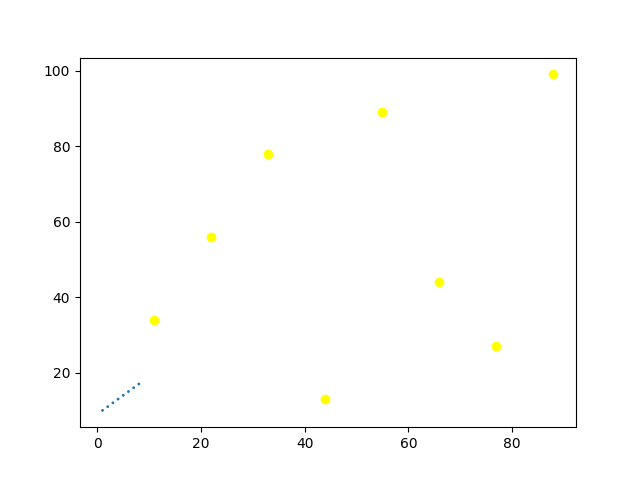

Write the Python code that produced this figure.
import matplotlib.pyplot as plt
import numpy as np

x=np.array([1,2,3,4,5,6,7,8])
y=np.array([10,11,12,13,14,15,16,17])
s1=([1,1,1,1,1,1,1,1])
x1=np.array([11,22,33,44,55,66,77,88])
y1=np.array([34,56,78,13,89,44,27,99])

plt.scatter(x,y,s=s1)
plt.scatter(x1,y1, color='yellow')

plt.show()
